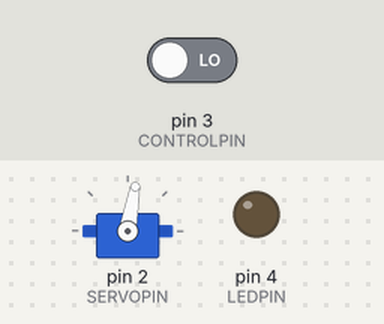
A sketch run on a simulated Arduino Uno, built with avr-gcc and run on an emulated ATmega328P. On the bench: servo, output pins drawn as LEDs (lit = HIGH). The inputs (shaded band) are chosen by the test bench; at power-on: pin 3 (CONTROLPIN) LOW.

Above: at 1.2 s.
1.3 s: pin 3 (CONTROLPIN) driven HIGH
At 1.9 s:
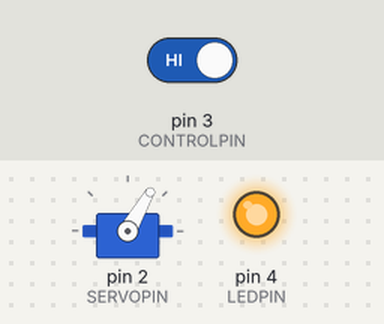
2.8 s: pin 3 (CONTROLPIN) driven LOW
At 3.1 s:
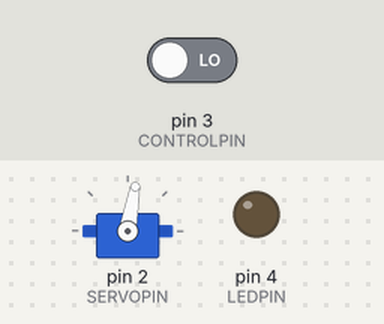
Timing chart, 0 to 5.8 s (numbered marks = the images above; inputs shaded):
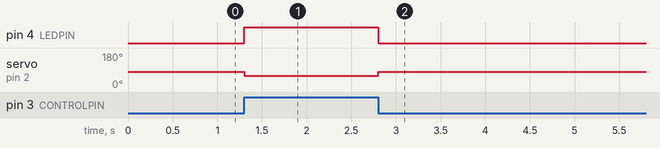

Measured:
- after the input at 1.3 s, pin 4 (LEDPIN): LOW → HIGH at once; servo on pin 2 (SERVOPIN): 80° → 60° at once
- after the input at 2.8 s, pin 4 (LEDPIN): HIGH → LOW at once; servo on pin 2 (SERVOPIN): 60° → 80° at once

The sketch:

beam_chopper_control.ino
```cpp
#include <Servo.h>

// servo object for the chopper
Servo servo;

//Pin numbers to use.
const int SERVOPIN = 2;
const int CONTROLPIN = 3;
const int LEDPIN = 4;

// Set point angles for on/off
const int ANGLEON = 60;
const int ANGLEOFF = 80;

// Variables to store position of chopper
int pos = ANGLEOFF;
int lastPos = 0;
// Variable for control signal
int controlState = 0;

void setup() {
  //Set up servo and IO pins
  servo.attach(SERVOPIN);
  pinMode(CONTROLPIN, INPUT);
  pinMode(LEDPIN, OUTPUT);
}

void loop() {
  //Read control pin
  controlState = digitalRead(CONTROLPIN);
  //If High, set to ANGLEON, otherwise set to ANGLEOFF
  if(controlState==HIGH)
  {
    pos = ANGLEON;
  }
  else
  {
    pos = ANGLEOFF;
  }

  // If Position has changed, move servo to new pos
  if(lastPos!=pos)
  {
    servo.write(pos);
    // Set LED on/off based on where servo moved to
    if(pos==ANGLEON)
    {
      digitalWrite(LEDPIN, HIGH);
    }
    else
    {
      digitalWrite(LEDPIN, LOW);
    }
  }
  //Update last pos value
  lastPos = pos;
  //wait 50ms for next loop iteration
  delay(50);
}
```
